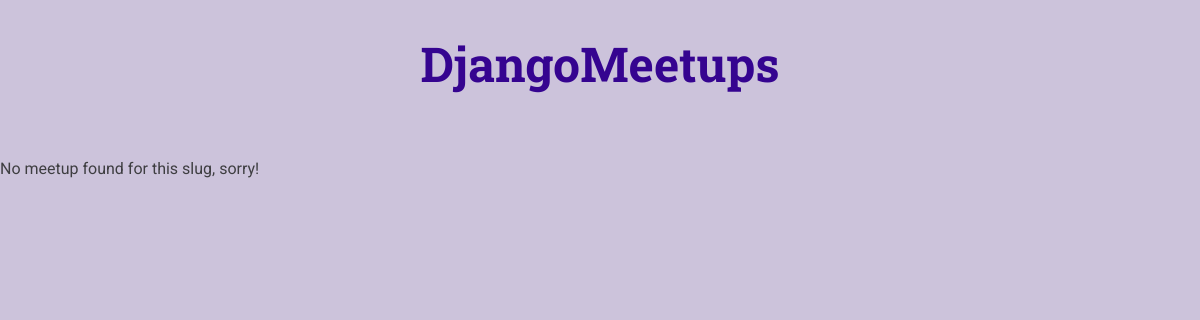
The app's page /meetups/a-first-meetup, older data.
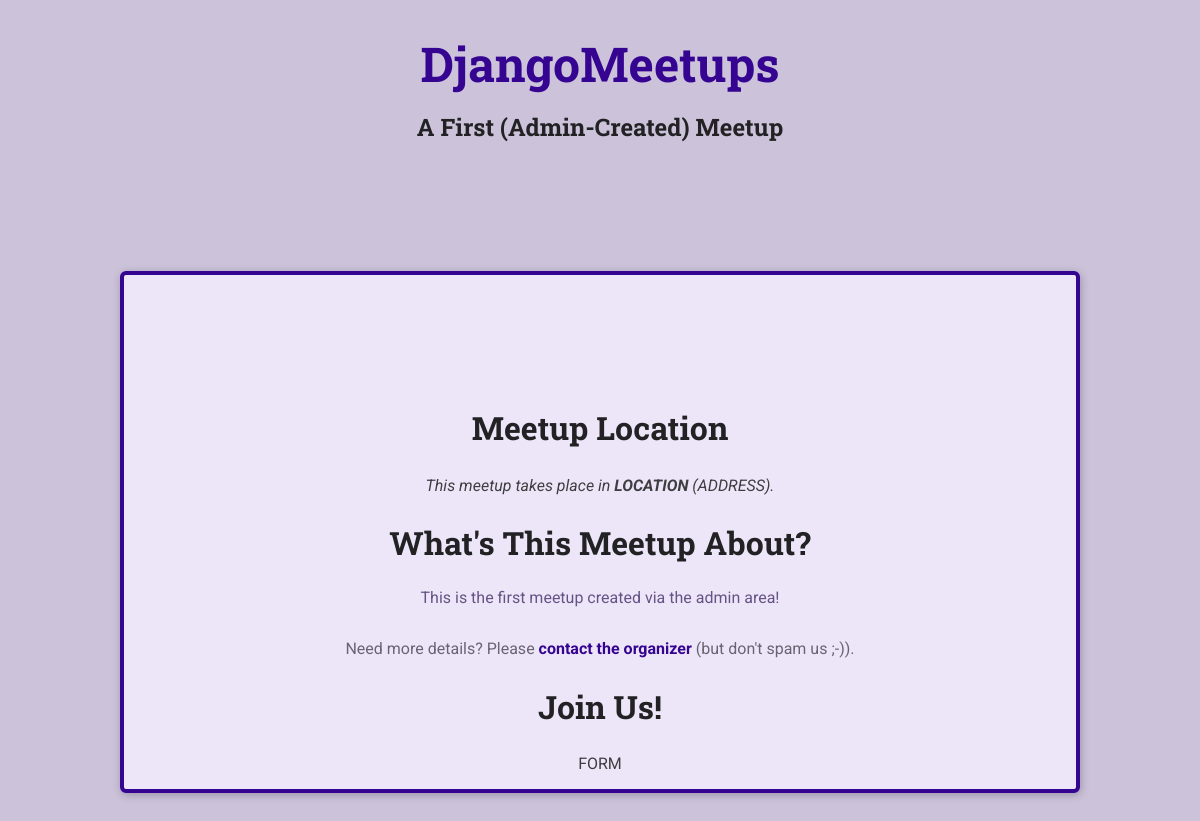
The same page, newer data.
### meetups/models.py (models this page shows)
class Meetup(models.Model):
    title=models.CharField(max_length=200)
    slug=models.SlugField(unique=True)
    description=models.TextField()
    image=models.ImageField(upload_to="images")

### meetups/views.py (the view)
# urls.py: path('meetups/<slug:meetup_slug>', views.metup_details, name="meetup-detail")
def metup_details(request, meetup_slug):
    try:
        selected_meetup= Meetup.objects.get(slug=meetup_slug)
        return render(request, 'meetups/meetup-details.html', {
            'meetup_found' : True,
            'meetup_title': selected_meetup.title,
            'meetup_description' : selected_meetup.description
        })
    except Exception as exc:
        return render(request, 'meetups/meetup-details.html', {
            'meetup_found' : False
        })

### meetups/templates/meetups/meetup-details.html (shortened to what this page needs)
{% extends 'meetups/base/base.html' %}
{% load static %}
{% block site_css %}
  <link rel="stylesheet" href="{% static 'meetups/styles/meetup-detail.css' %}">
{% endblock %}
{% block main_heading %}
  {{ meetup_title }}
{% endblock %}
{% block body %}
{% if meetup_found %}
<article>
  <section id="location">
    <h2>Meetup Location</h2>
    <address>This meetup takes place in <span>LOCATION</span> (ADDRESS).</address>
  </section>
  <section id="details">
    <h2>What's This Meetup About?</h2>
    <p>{{ meetup_description }}</p>
    <footer>
      <p>Need more details? Please <a href="">contact the organizer</a> (but don't spam us ;-)).</p>
    </footer>
  </section>
  <section id="registration">
    <h2>Join Us!</h2>
    FORM
  </section>
</article>
{% else %}
<p>No meetup found for this slug, sorry!</p>
{% endif %}
{% endblock %}

Row changes from the older to the newer data that the page shows:
added Meetup: title "A First (Admin-Created) Meetup", description "This is the first meetup created via the admin area!"
Text that changed along with them:
text no longer shown: "No meetup found for this slug, sorry!"
text now shown: "Meetup Location This meetup takes place in LOCATION (ADDRESS). What's This Meetup About? Need more details? Please contact the organizer (but don't spam us ;-)). Join Us! FORM"
